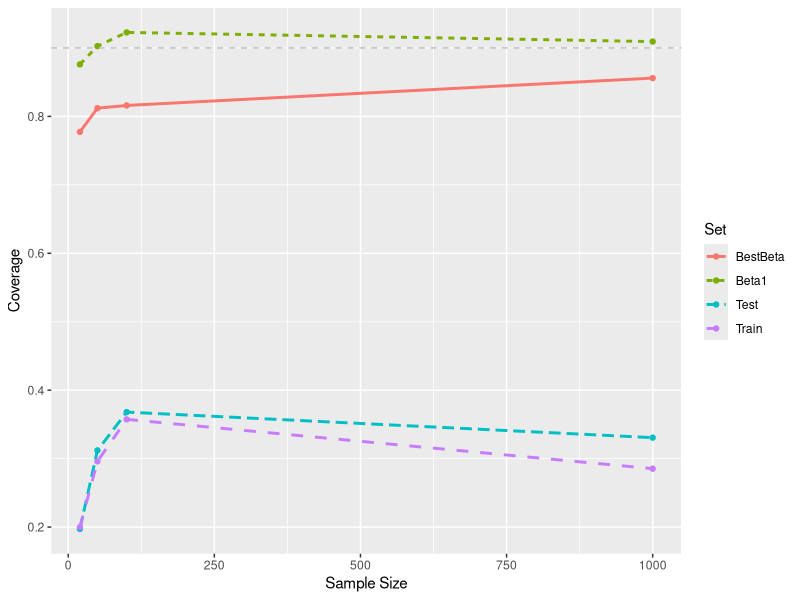

Write the R code that produced this figure.
library(sn)
library(ggplot2)
library(dplyr)
library(MASS)

n <- 10000
p <- 2
alpha <- 0.1

x1 <- rnorm(n, mean = 0, sd = 1)
x2 <- rnorm(n, mean = 0, sd = 1)
X <- cbind(x1, x2)

beta_0 <- 0.5
beta_1 <- 0.1
beta_2 <- 0.1
Y <- matrix(beta_0 + beta_1*x1 + beta_2*x2) 

results <- c()

sample_regression <- function (n, eps=0.5) {
  Y_eps <- Y[1:n] + rt(n, df=2)
  
  fit <- lm(Y_eps[1:n] ~ x1[1:n] + x2[1:n])
  res <- fit$residuals
  
  beta_0_hat <- unname(fit$coefficients[1])
  
  beta_1_hat <- unname(fit$coefficients[2])
  beta_1_sd = unname(sqrt(diag(vcov(fit)))[2])

  beta_2_hat <- unname(fit$coefficients[3])
  beta_2_sd = unname(sqrt(diag(vcov(fit)))[3])
  
  # Thin
  VCOV <- 1/(n-p-1) * as.numeric(t(res)%*%res) * solve(t(X)%*%X)
  noise <- mvrnorm(1, mu=rep(0, ncol(X)), Sigma=VCOV * eps*(1-eps))
  
  beta_1_train <- beta_1_hat + noise[1] / eps
  beta_1_test <- beta_1_hat - noise[1] / (1 - eps)
  
  beta_2_train <- beta_2_hat + noise[2] / eps
  beta_2_test <- beta_2_hat - noise[2] / (1 - eps)
  
  res_train <- Y_eps - beta_0 - beta_1_train*x1 - beta_2_train*x2
  VCOV_train <- 1/(n-p-1) * as.numeric(t(res_train)%*%res_train) * solve(t(X)%*%X)
  
  res_test <- Y_eps - beta_0 - beta_1_test*x1 - beta_2_test*x2
  VCOV_test <- 1/(n-p-1) * as.numeric(t(res_test)%*%res_test) * solve(t(X)%*%X)
  
  train1_sd <- sqrt(diag(VCOV_train)[1])
  train2_sd <- sqrt(diag(VCOV_train)[2])
  
  test1_sd <- sqrt(diag(VCOV_test)[1])
  test2_sd <- sqrt(diag(VCOV_test)[2])
  
  # train1_sd <- beta_1_sd / sqrt(eps)
  # test1_sd <- beta_1_sd / sqrt(1-eps)
  # train2_sd <- beta_2_sd / sqrt(eps)
  # test2_sd <- beta_2_sd / sqrt(1-eps)
  
  zscore <- qnorm(1 - alpha/2)
  
  # Post selection (uncorrected) inference
  if ( abs(beta_1_hat / beta_1_sd) > abs(beta_2_hat / beta_2_sd) ) {
    contains_beta <- (beta_1 <= beta_1_hat + zscore*beta_1_sd) & (beta_1 >= beta_1_hat - zscore*beta_1_sd)
    raw_bias <- beta_1 - beta_1_hat
  } else {
    contains_beta <- (beta_2 <= beta_2_hat + zscore*beta_2_sd) & (beta_2 >= beta_2_hat - zscore*beta_2_sd) 
    raw_bias <- beta_2 - beta_2_hat
  }
  
  # Post selection (thinning) inference
  if ( abs(beta_1_train / train1_sd) > abs(beta_2_train / train2_sd) ) {
    train_pvalue <- pnorm(abs(beta_1_train) / train1_sd, lower.tail=FALSE)
    test_pvalue <- pnorm(abs(beta_1_test) / test1_sd, lower.tail=FALSE)
    
    contains_train <- (beta_1 <= beta_1_train / eps + zscore*train1_sd) & (beta_1 >= beta_1_train / eps - zscore*train1_sd) 
    contains_test <- (beta_1 <= beta_1_test / (1-eps) + zscore*test1_sd) & (beta_1 >= beta_1_test / (1-eps) - zscore*test1_sd) 
    
    train_bias <- beta_1 - beta_1_train
    test_bias <- beta_1 - beta_1_test
    
  } else {
    train_pvalue <- pnorm(abs(beta_2_train) / train2_sd, lower.tail=FALSE)
    test_pvalue <- pnorm(abs(beta_2_test) / test2_sd, lower.tail=FALSE)
    
    contains_train <- (beta_2 <= beta_2_train / eps + zscore*train2_sd) & (beta_2 >= beta_2_train / (eps) - zscore*train2_sd) 
    contains_test <- (beta_2 <= beta_2_test / (1-eps) + zscore*test2_sd) & (beta_2 >= beta_2_test /(1-eps) - zscore*test2_sd) 
    
    train_bias <- beta_2 - beta_2_train
    test_bias <- beta_2 - beta_2_test
  }
  
  # Check if contains a fixed beta
  beta_1_pvalue <- pnorm(abs(beta_1_hat) / beta_1_sd, lower.tail=FALSE)
  contains_beta_1 <- (beta_1 <= beta_1_hat + zscore*beta_1_sd) & (beta_1 >= beta_1_hat - zscore*beta_1_sd)
  beta_1_bias <- beta_1 - beta_1_hat
  
  # Returns answers
  return(
    # c('Train', train_pvalue, 'Test', test_pvalue, 'Raw', beta_1_pvalue)
    c('Train', contains_train, 'Test', contains_test, 'Beta1', contains_beta_1, "BestBeta", contains_beta)
  )
}

n_reps <- 1000

eps <- 0.5

sample_sizes <- c(20, 50, 100, 1000)
results_list = vector("list", length = length(sample_sizes))

for (i in seq(length(sample_sizes))) {
  n <- sample_sizes[i]
  results <- replicate(n_reps, sample_regression(n, eps))
  
  results_df <- data.frame(
    data=t(array(results, dim = c(2, 3*n_reps)))
  )
  colnames(results_df) <- c("Set", "contains")
  results_df$contains <- as.integer(as.logical(results_df$contains))
  results_df$n <- n
  
  results_list[[i]] <- results_df
}

results_df <- do.call(rbind, results_list)
results_df$n <- as.numeric(results_df$n)

plot_df <- results_df %>%
  group_by(Set, n) %>%
  summarize(
    coverage = mean(contains)
    ) 
# %>%
#   mutate(
#     sd = sqrt(coverage * (1 - coverage) / n),
#     ci_upper = coverage + 1.96*sd,
#     ci_lower = coverage - 1.96*sd
#   )

g <- ggplot(
  data=plot_df,
  aes(x=n, y=coverage, col=Set, group=Set))+
  geom_line(aes(linetype = Set, color = Set, group = Set), size = 1) +
  geom_point(aes(color = Set, group=Set), size = 1.5) +
  # geom_errorbar(aes(ymin=coverage-1.96*se, ymax=coverage+1.96*se), width=.1) +
  geom_hline(yintercept=0.9, linetype="dashed", color = "gray", size=0.5) +
  xlab('Sample Size') +
  ylab('Coverage')
print(g)
# ggsave(paste0('../figures/lm_winner_coverage.png'), width = 4, height = 4, unit = "in")
